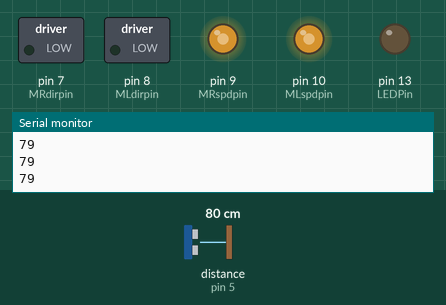
Recording of a sketch running on a simulated Arduino Uno, built with avr-gcc and run on an emulated ATmega328P. Shown: switched loads named in the sketch (green lamp = pin HIGH), output pins drawn as LEDs (lit = HIGH), the last lines printed to the serial monitor. Wiring (inferred from the names in the program): ultrasonic range finder: trigger pin 4; echo pin 5. Dashed ring = blinking. The test bench sets the inputs (shaded band); at power-on: distance to the obstacle (sensor on pin 5) 80 cm. The echo pulse lasts 58.3 µs per cm; pins used as bus, display or sensor lines are not drawn.

Above: at 1.2 s.
1.3 s: distance to the obstacle (sensor on pin 5) set to 2 cm
At 1.76 s:
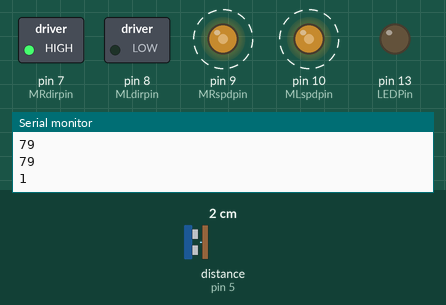
4.3 s: distance to the obstacle (sensor on pin 5) set to 35 cm
At 4.53 s:
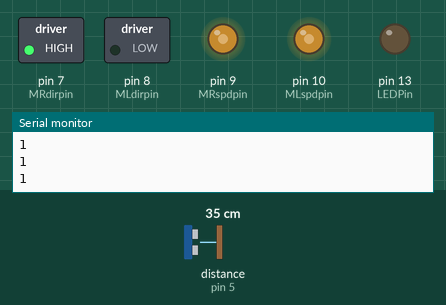
6.2 s: distance to the obstacle (sensor on pin 5) set to 4 cm
At 6.39 s:
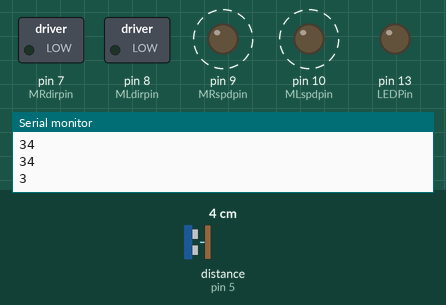
9.2 s: distance to the obstacle (sensor on pin 5) set to 60 cm
At 10.5 s:
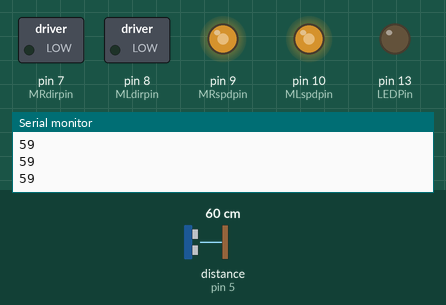
Timing chart, 0 to 12.1 s (numbered marks = the images above; inputs shaded):
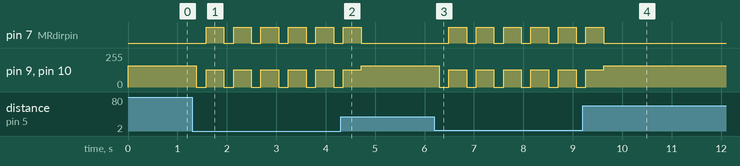

The sketch:

Autonomous_movement_using_ultrasound.ino
```cpp
/*
  Code for Falcon X Draft 1
  By Kieron
*/

char MLdirpin = 8;   // pin number for left motor direction (LOW/HIGH for forward/reverse)
char MLspdpin = 10;  // pin number for left motor speed (PWM control)
char MRdirpin = 7;   // pin number for right motor direction (LOW/HIGH for forward/reverse)
char MRspdpin = 9;   // pin number for right motor speed (PWM control)
char MLdirval = 0;   // value  for left motor direction (LOW/HIGH for forward/reverse)
int MLspdval = 0;   // value for left motor speed (PWM control)
char MRdirval = 0;   // value for right motor direction (LOW/HIGH for forward/reverse)
int MRspdval = 0;   // value for right motor speed (PWM control)

#define trigPin 4 // Trigger Pin
#define echoPin 5 // Echo Pin
#define LEDPin 13 // Onboard LED

//Beep Settings
char speakerPin = 3;        // small loudspeaker for status and feedback
float speedSet = 0.5;       // speed setting multiplier (need to reduce speed of standard 10G motors for easier control)

// UltraSound Settings
int maximumRange = 30; // Maximum range needed
int minimumRange = 0; // Minimum range needed
long duration, distance; // Duration used to calculate distance

void setup() {

  for (int i = 7; i <= 10; i++) { // set all the digital pins to output
    pinMode(i, OUTPUT);
  }
  Serial.begin (9600);
  pinMode(trigPin, OUTPUT);
  pinMode(echoPin, INPUT);
  pinMode(LEDPin, OUTPUT); // Use LED indicator (if required)
}

void loop() {

  TrigEchoCycle();  // Run trigPin/echoPin cycle  to determine the distance of the nearest object by bouncing soundwaves off of it
  setMotors();  //  Set left and right motor speed and direction
  checkUltraSound();  // Use UltraSound to determine direction of movement
  //Beeps();  //Signal to indicate programme running
  delay(100);  // Delay update limit to 100ms
}

void TrigEchoCycle() {

  digitalWrite(trigPin, LOW);
  delayMicroseconds(2);

  digitalWrite(trigPin, HIGH);
  delayMicroseconds(10);

  digitalWrite(trigPin, LOW);
  duration = pulseIn(echoPin, HIGH);
}

void setMotors() {

  digitalWrite(MLdirpin, MLdirval);
  digitalWrite(MRdirpin, MRdirval);
  analogWrite(MLspdpin, MLspdval);
  analogWrite(MRspdpin, MRspdval);
}

void checkUltraSound() {
  distance = duration / 58.2;

  if (distance <= maximumRange) {
    /* Send a negative number to computer and Turn LED ON
      to indicate "out of range" */
    Serial.println(distance);
    // digitalWrite(LEDPin, HIGH);
    Beeps();
    digitalWrite(MLdirpin, 0);//First right turn
    digitalWrite(MRdirpin, 1);
    analogWrite(MLspdpin, 128);
    analogWrite(MRspdpin, 128);
    delay(250);


  }
  else {
    /* Send the distance to the computer using Serial protocol, and
      turn LED OFF to indicate successful reading. */
    Serial.println(distance);
    // digitalWrite(LEDPin, LOW);

    digitalWrite(MLdirpin, 0);
    digitalWrite(MRdirpin, 0);
    analogWrite(MLspdpin, 160);
    analogWrite(MRspdpin, 160);

  }

  //Delay 20ms before next reading.
  delay(10);
}

void Beeps() {
  for (int i = 0; i<=100; i++) { // play note C for 50 cycles (about 100 milliseconds)
    digitalWrite(speakerPin, HIGH);
    delayMicroseconds(955);
    digitalWrite(speakerPin, LOW);
    delayMicroseconds(955);
  }
  delayMicroseconds(500);
}
```

Measured:
- after the input at 1.3 s, pin 7 (MRdirpin): alternates HIGH for 0.36 s and LOW for 0.19 s, starting after 0.28 s; pin 9 (MRspdpin), pin 10 (MLspdpin): alternates 128/255 for 0.36 s and 0/255 for 0.19 s, starting after 0.09 s
- after the input at 4.3 s, pin 7 (MRdirpin): goes on until 4.7 s, then stays LOW
- after the input at 6.2 s, pin 7 (MRdirpin): alternates HIGH for 0.36 s and LOW for 0.19 s, starting after 0.29 s; pin 9 (MRspdpin), pin 10 (MLspdpin): alternates 128/255 for 0.36 s and 0/255 for 0.19 s, starting after 0.09 s
- after the input at 9.2 s, pin 7 (MRdirpin): goes on until 9.6 s, then stays LOW
